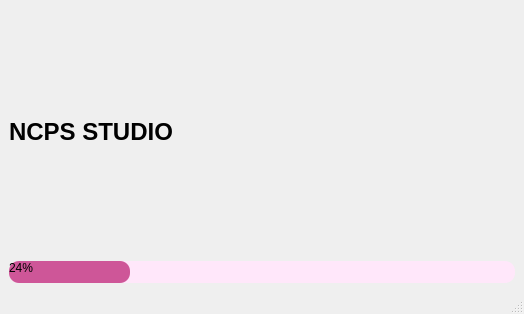
<?xml version="1.0" encoding="UTF-8"?>
<ui version="4.0">
 <class>MainWindow</class>
 <widget class="QMainWindow" name="MainWindow">
  <property name="geometry">
   <rect>
    <x>0</x>
    <y>0</y>
    <width>524</width>
    <height>314</height>
   </rect>
  </property>
  <property name="windowTitle">
   <string>MainWindow</string>
  </property>
  <widget class="QWidget" name="centralwidget">
   <layout class="QVBoxLayout" name="verticalLayout">
    <item>
     <widget class="QLabel" name="label">
      <property name="font">
       <font>
        <pointsize>18</pointsize>
        <weight>75</weight>
        <bold>true</bold>
       </font>
      </property>
      <property name="text">
       <string>NCPS STUDIO</string>
      </property>
     </widget>
    </item>
    <item>
     <widget class="QProgressBar" name="progressBar">
      <property name="styleSheet">
       <string notr="true">QProgressBar{
 border-radius:10px;
 background-color:#ffe7fa;
}

QProgressBar::chunk{
 border-radius:10px;
 background-color:#ce5698;
}

</string>
      </property>
      <property name="value">
       <number>24</number>
      </property>
     </widget>
    </item>
   </layout>
  </widget>
  <widget class="QMenuBar" name="menubar">
   <property name="geometry">
    <rect>
     <x>0</x>
     <y>0</y>
     <width>524</width>
     <height>21</height>
    </rect>
   </property>
  </widget>
  <widget class="QStatusBar" name="statusbar"/>
 </widget>
 <resources/>
 <connections/>
</ui>
